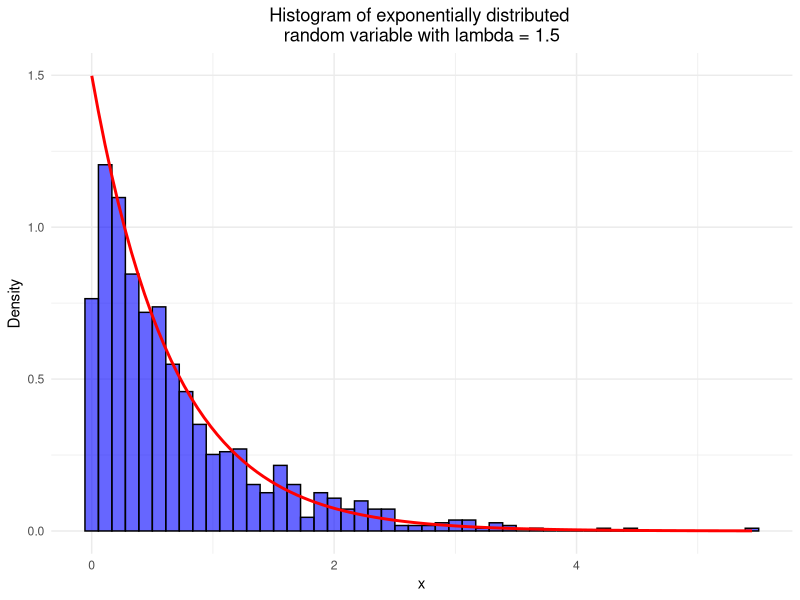
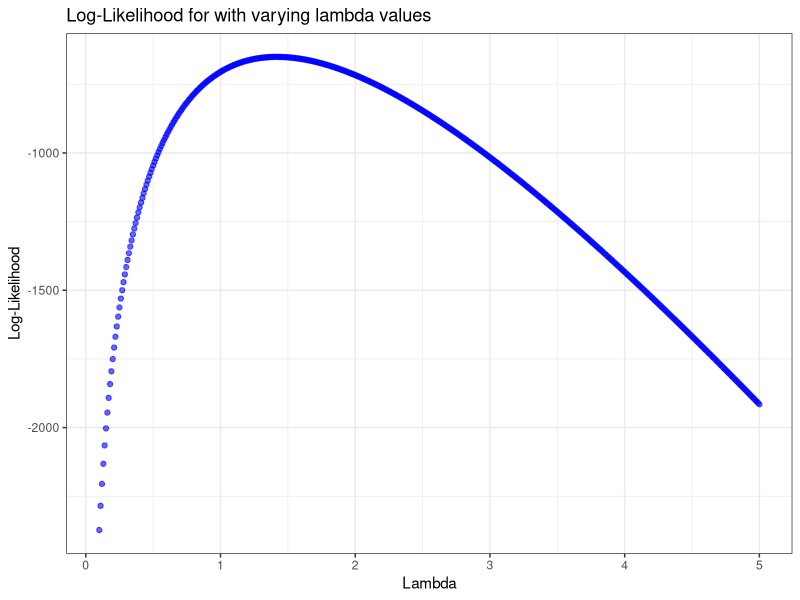

Source code (R) for these figures, in order:
# Question 1.6
# Generate 1000 points from an exponential distributed random variable
# with rate parameter λ = 1.5.
# Plot the histogram of the exponential random variable with lambda = 1.5
# also overlay the theoretical density function.




library(ggplot2)
library(glue)

set.seed(50)
lambda <- 1.5
x <- rexp(n = 1000, rate = lambda)

data <- data.frame(x = x)

p <- ggplot(data,
            aes(x = x)) +
  geom_histogram(
                 aes(y = after_stat(density)),
                 bins = 50, fill = "blue",
                 color = "black",
                 alpha = 0.6) +
  stat_function(
                fun = function(x) lambda * exp(-lambda * x),
                color = "red",
                size = 1) +
  labs(title = glue("Histogram of exponentially distributed 
  random variable with lambda = {lambda}"),
       x = "x", y = "Density") +
  theme_minimal() +
  theme(plot.title = element_text(hjust = 0.5))

quartz()
print(p)


LL_exponential <- function(lambda, x) {
  n <- length(x)
  log_likelihood <- n * log(lambda) - lambda * sum(x)
  return(log_likelihood)
}

lambda_values <- seq(0.1, 5, by = 0.01)
log_likelihood_values <- sapply(lambda_values,
                                function(lambda) LL_exponential(lambda, x))

df <- data.frame(lambda_values, log_likelihood_values)

p <- ggplot(df, aes(x = lambda_values, y = log_likelihood_values)) +
  geom_point(
             color = "blue",
             alpha = 0.6) +
  labs(
       title = "Log-Likelihood for with varying lambda values",
       x = "Lambda",
       y = "Log-Likelihood") +
  theme_bw()

quartz()
print(p)

max_ll <- max(log_likelihood_values)
max_lambda <- lambda_values[log_likelihood_values == max_ll]
print(glue("Lambda value for maximum log-likelihood is {max_lambda}"))